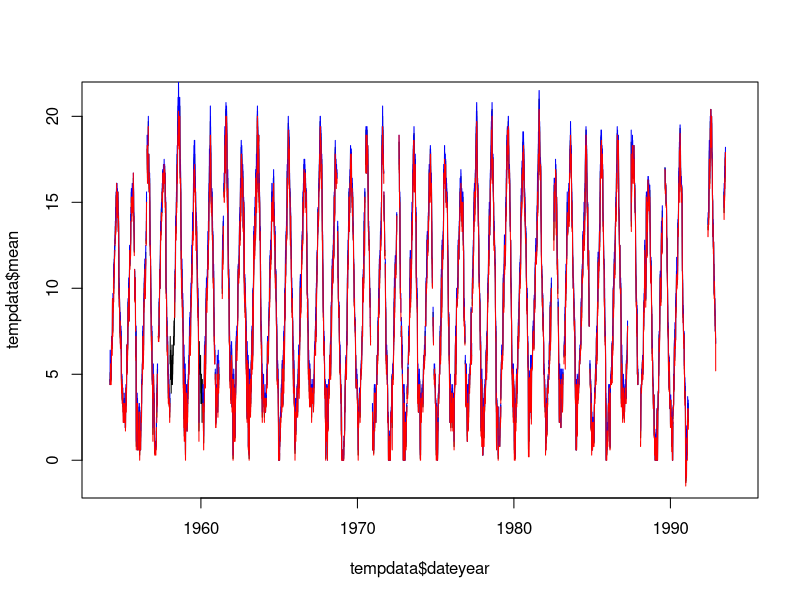

The R source for this figure:
############################
# frasertempupload.r

# Sources a long format of the LOWFRAS.xls data sent by David Patterson
# Creates a date object and then plots

# Created January 26, 2015
# A Putt
#############################    

library(tidyr)
library(dplyr)

tempdata <- read.csv("Data/lowerfrasertemps.csv",head=TRUE,na.strings="-")
tempdata <- tempdata %>% 
  unite(dateyear,date,year,sep="-",remove=FALSE)
tempdata$dateyear <- as.POSIXlt(tempdata$dateyear,format="%d-%B-%Y")

windows()
plot(tempdata$dateyear,tempdata$mean,type="l")
lines(tempdata$dateyear,tempdata$min,type="l",col="blue")
lines(tempdata$dateyear,tempdata$max,type="l",col="red")
